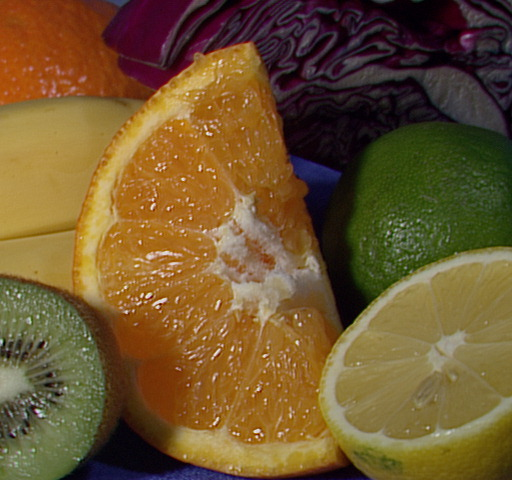
#> input picture OpenCV_Experiments/Exp_40_ExtractObjects/input.jpg, 512 x 480 px
$ jupyter execute Exp_40_ExtractObjects.ipynb
#> lines starting #> are read from the running program, lines starting #| are printed output that depends on the picture; after the words box and inside, x2 and y2 are one past the last pixel; in counts of white or black regions, pixels touching at a corner belong together
[cell 1]
import cv2
import numpy as np
from google.colab.patches import cv2_imshow
import urllib.request

[cell 2]
urllib.request.urlretrieve('https://raw.githubusercontent.com/opencv/opencv/master/samples/data/fruits.jpg', 'input.jpg')
#> (this line was passed over: the network is not available in this run)

img = cv2.imread('input.jpg')
#> img is the input picture: shape (480, 512, 3); mean B, G, R 46.2, 85.6, 110.8
x, y, w, h = 100, 100, 150, 150
cv2.rectangle(img, (x, y), (x+w, y+h), (0, 255, 0), 3)
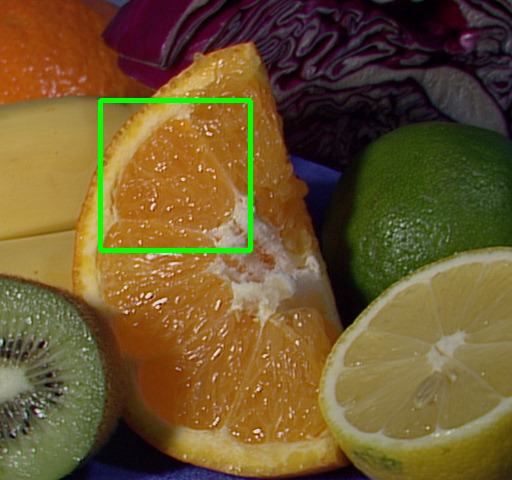
#> img: shape (480, 512, 3); 1.22% of pixels changed, all inside (x1, y1, x2, y2) = (98, 98, 253, 253)
extracted = img[y:y+h, x:x+w]
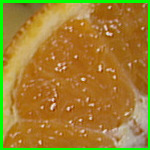
#> extracted: shape (150, 150, 3); mean B, G, R 47.3, 128.9, 159.7
cv2_imshow(img)
cv2_imshow(extracted)

$ run again, with OpenCV_Experiments/Exp_40_ExtractObjects/extracted.jpg copied over OpenCV_Experiments/Exp_40_ExtractObjects/input.jpg
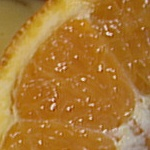
#> input picture OpenCV_Experiments/Exp_40_ExtractObjects/extracted.jpg, 150 x 150 px
#> img is the input picture: shape (150, 150, 3); mean B, G, R 51.2, 120.3, 170.5
#> `cv2.rectangle(img, (x, y), (x+w, y+h), (0, 255, 0), 3)`:
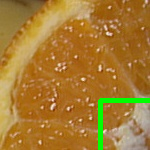
#> img: shape (150, 150, 3); 2.19% of pixels changed, all inside (x1, y1, x2, y2) = (98, 98, 150, 150)
#> `extracted = img[y:y+h, x:x+w]`:
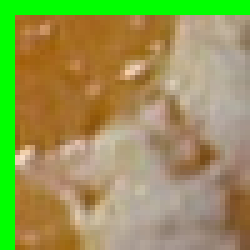
#> extracted: shape (50, 50, 3) (shown 5 times larger); mean B, G, R 85.5, 150.7, 150.3

$ run again, with OpenCV_Experiments/Exp_40_ExtractObjects/side_by_side.jpg copied over OpenCV_Experiments/Exp_40_ExtractObjects/input.jpg
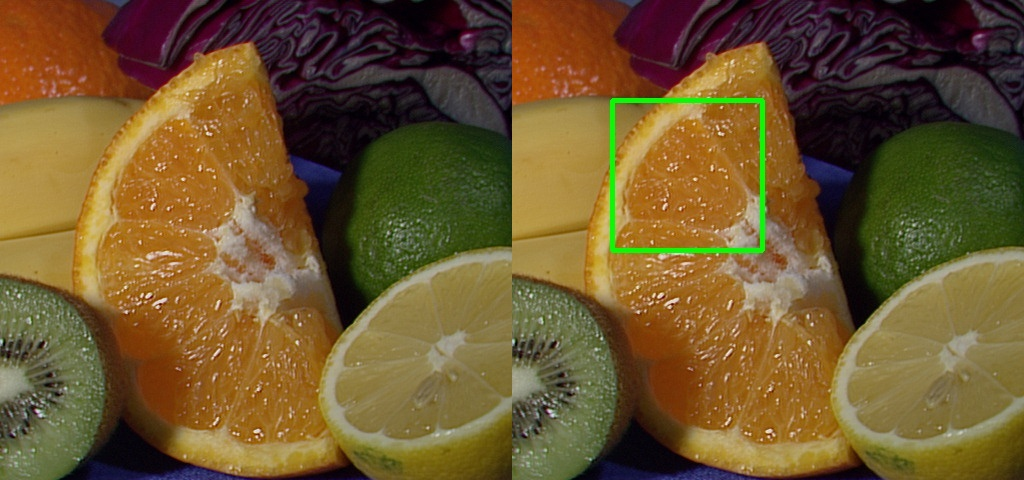
#> input picture OpenCV_Experiments/Exp_40_ExtractObjects/side_by_side.jpg, 1024 x 480 px
#> img is the input picture: shape (480, 1024, 3); mean B, G, R 45.9, 86.4, 109.8
#> `cv2.rectangle(img, (x, y), (x+w, y+h), (0, 255, 0), 3)`:
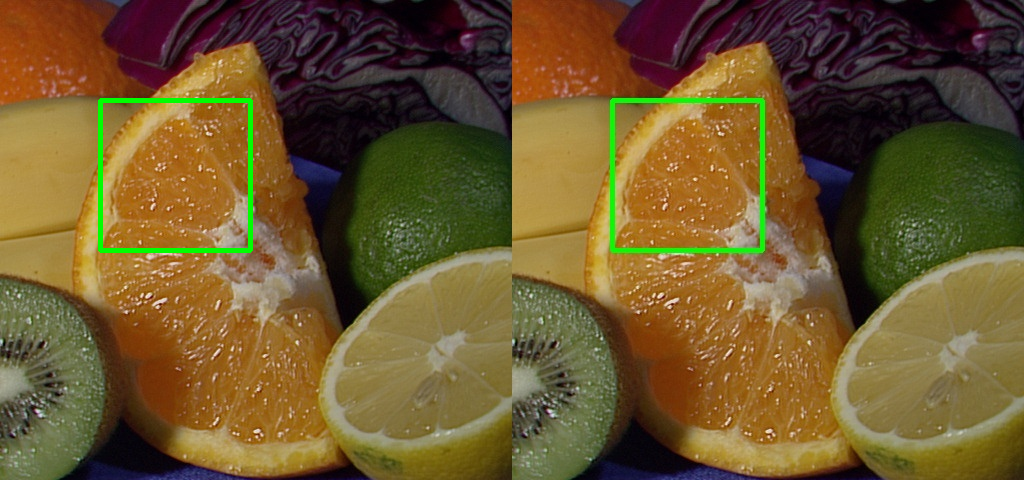
#> img: shape (480, 1024, 3); 0.61% of pixels changed, all inside (x1, y1, x2, y2) = (98, 98, 253, 253)
#> `extracted = img[y:y+h, x:x+w]`:
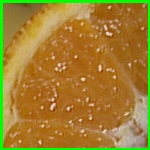
#> extracted: shape (150, 150, 3); mean B, G, R 47.3, 129, 159.7
